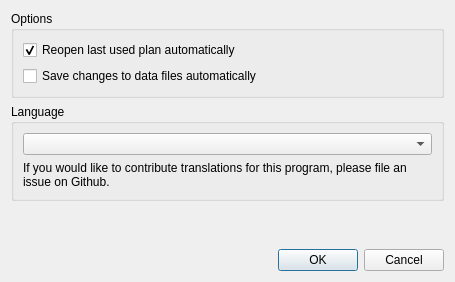
<?xml version="1.0" encoding="UTF-8"?>
<ui version="4.0">
 <class>Form</class>
 <widget class="QWidget" name="Form">
  <property name="windowModality">
   <enum>Qt::ApplicationModal</enum>
  </property>
  <property name="geometry">
   <rect>
    <x>0</x>
    <y>0</y>
    <width>455</width>
    <height>282</height>
   </rect>
  </property>
  <property name="windowTitle">
   <string>Preferences - PyWeight</string>
  </property>
  <property name="windowIcon">
   <iconset theme="pyweight"/>
  </property>
  <layout class="QVBoxLayout" name="verticalLayout">
   <item>
    <widget class="QGroupBox" name="groupBox_3">
     <property name="title">
      <string>Options</string>
     </property>
     <layout class="QVBoxLayout" name="verticalLayout_4">
      <item>
       <widget class="QCheckBox" name="reopen_cbox">
        <property name="text">
         <string>Reopen last used plan automatically</string>
        </property>
        <property name="checked">
         <bool>true</bool>
        </property>
       </widget>
      </item>
      <item>
       <widget class="QCheckBox" name="auto_save_cbox">
        <property name="text">
         <string>Save changes to data files automatically</string>
        </property>
       </widget>
      </item>
     </layout>
    </widget>
   </item>
   <item>
    <widget class="QGroupBox" name="groupBox">
     <property name="title">
      <string>Language</string>
     </property>
     <layout class="QVBoxLayout" name="verticalLayout_2">
      <item>
       <widget class="QComboBox" name="language_selection"/>
      </item>
      <item>
       <widget class="QLabel" name="label">
        <property name="text">
         <string>If you would like to contribute translations for this program, please file an issue on Github.</string>
        </property>
        <property name="wordWrap">
         <bool>true</bool>
        </property>
       </widget>
      </item>
     </layout>
    </widget>
   </item>
   <item>
    <spacer name="verticalSpacer">
     <property name="orientation">
      <enum>Qt::Vertical</enum>
     </property>
     <property name="sizeHint" stdset="0">
      <size>
       <width>20</width>
       <height>40</height>
      </size>
     </property>
    </spacer>
   </item>
   <item>
    <widget class="QDialogButtonBox" name="config_buttons">
     <property name="standardButtons">
      <set>QDialogButtonBox::Cancel|QDialogButtonBox::Ok</set>
     </property>
    </widget>
   </item>
  </layout>
 </widget>
 <resources/>
 <connections/>
</ui>
